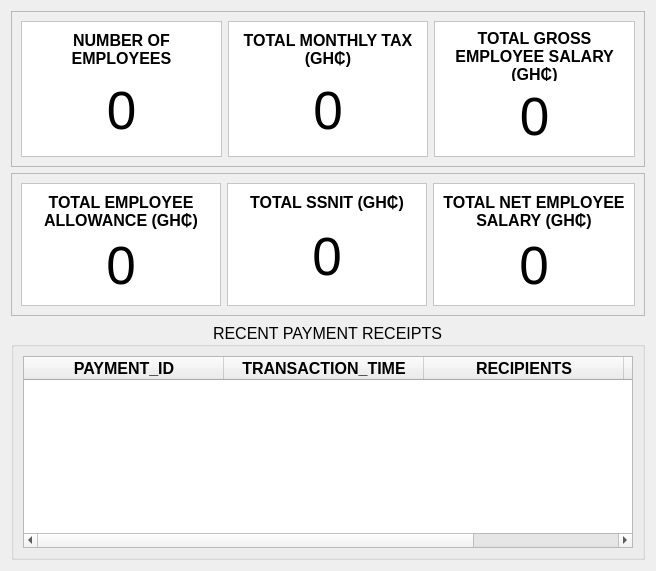
      <widget class="QWidget" name="dashboard_page">
       <layout class="QVBoxLayout" name="verticalLayout_18">
        <item>
         <widget class="QFrame" name="frame">
          <property name="maximumSize">
           <size>
            <width>16777215</width>
            <height>200</height>
           </size>
          </property>
          <property name="frameShape">
           <enum>QFrame::StyledPanel</enum>
          </property>
          <property name="frameShadow">
           <enum>QFrame::Raised</enum>
          </property>
          <layout class="QGridLayout" name="gridLayout_12">
           <item row="0" column="2">
            <widget class="QFrame" name="frame_4">
             <property name="minimumSize">
              <size>
               <width>200</width>
               <height>0</height>
              </size>
             </property>
             <property name="maximumSize">
              <size>
               <width>16777215</width>
               <height>16777215</height>
              </size>
             </property>
             <property name="styleSheet">
              <string notr="true">background-color: rgb(255, 255, 255);</string>
             </property>
             <property name="frameShape">
              <enum>QFrame::StyledPanel</enum>
             </property>
             <property name="frameShadow">
              <enum>QFrame::Sunken</enum>
             </property>
             <layout class="QVBoxLayout" name="verticalLayout_10">
              <item>
               <widget class="QLabel" name="label_7">
                <property name="maximumSize">
                 <size>
                  <width>16777215</width>
                  <height>50</height>
                 </size>
                </property>
                <property name="font">
                 <font>
                  <pointsize>12</pointsize>
                  <weight>75</weight>
                  <bold>true</bold>
                 </font>
                </property>
                <property name="text">
                 <string>TOTAL GROSS EMPLOYEE SALARY (GH₵)</string>
                </property>
                <property name="alignment">
                 <set>Qt::AlignCenter</set>
                </property>
                <property name="wordWrap">
                 <bool>true</bool>
                </property>
               </widget>
              </item>
              <item>
               <widget class="QLabel" name="dashboard_total_gross_salary_label">
                <property name="sizePolicy">
                 <sizepolicy hsizetype="Preferred" vsizetype="Expanding">
                  <horstretch>0</horstretch>
                  <verstretch>0</verstretch>
                 </sizepolicy>
                </property>
                <property name="font">
                 <font>
                  <pointsize>40</pointsize>
                 </font>
                </property>
                <property name="text">
                 <string>0</string>
                </property>
                <property name="alignment">
                 <set>Qt::AlignCenter</set>
                </property>
               </widget>
              </item>
             </layout>
            </widget>
           </item>
           <item row="0" column="0">
            <widget class="QFrame" name="frame_2">
             <property name="minimumSize">
              <size>
               <width>200</width>
               <height>0</height>
              </size>
             </property>
             <property name="styleSheet">
              <string notr="true">background-color: rgb(255, 255, 255);</string>
             </property>
             <property name="frameShape">
              <enum>QFrame::StyledPanel</enum>
             </property>
             <property name="frameShadow">
              <enum>QFrame::Sunken</enum>
             </property>
             <layout class="QVBoxLayout" name="verticalLayout_2">
              <item>
               <widget class="QLabel" name="label_5">
                <property name="maximumSize">
                 <size>
                  <width>16777215</width>
                  <height>50</height>
                 </size>
                </property>
                <property name="font">
                 <font>
                  <pointsize>12</pointsize>
                  <weight>75</weight>
                  <bold>true</bold>
                 </font>
                </property>
                <property name="text">
                 <string>NUMBER OF EMPLOYEES</string>
                </property>
                <property name="alignment">
                 <set>Qt::AlignCenter</set>
                </property>
                <property name="wordWrap">
                 <bool>true</bool>
                </property>
               </widget>
              </item>
              <item>
               <widget class="QLabel" name="dashboard_num_of_employees_label">
                <property name="sizePolicy">
                 <sizepolicy hsizetype="Preferred" vsizetype="Expanding">
                  <horstretch>0</horstretch>
                  <verstretch>0</verstretch>
                 </sizepolicy>
                </property>
                <property name="font">
                 <font>
                  <pointsize>40</pointsize>
                 </font>
                </property>
                <property name="text">
                 <string>0</string>
                </property>
                <property name="alignment">
                 <set>Qt::AlignCenter</set>
                </property>
               </widget>
              </item>
             </layout>
            </widget>
           </item>
           <item row="0" column="1">
            <widget class="QFrame" name="frame_3">
             <property name="minimumSize">
              <size>
               <width>200</width>
               <height>0</height>
              </size>
             </property>
             <property name="styleSheet">
              <string notr="true">background-color: rgb(255, 255, 255);</string>
             </property>
             <property name="frameShape">
              <enum>QFrame::StyledPanel</enum>
             </property>
             <property name="frameShadow">
              <enum>QFrame::Sunken</enum>
             </property>
             <layout class="QVBoxLayout" name="verticalLayout_9">
              <item>
               <widget class="QLabel" name="label_6">
                <property name="maximumSize">
                 <size>
                  <width>16777215</width>
                  <height>50</height>
                 </size>
                </property>
                <property name="font">
                 <font>
                  <pointsize>12</pointsize>
                  <weight>75</weight>
                  <bold>true</bold>
                 </font>
                </property>
                <property name="text">
                 <string>TOTAL MONTHLY TAX (GH₵)</string>
                </property>
                <property name="alignment">
                 <set>Qt::AlignCenter</set>
                </property>
                <property name="wordWrap">
                 <bool>true</bool>
                </property>
               </widget>
              </item>
              <item>
               <widget class="QLabel" name="dashboard_total_monthly_tax_label">
                <property name="sizePolicy">
                 <sizepolicy hsizetype="Preferred" vsizetype="Expanding">
                  <horstretch>0</horstretch>
                  <verstretch>0</verstretch>
                 </sizepolicy>
                </property>
                <property name="font">
                 <font>
                  <pointsize>40</pointsize>
                 </font>
                </property>
                <property name="text">
                 <string>0</string>
                </property>
                <property name="alignment">
                 <set>Qt::AlignCenter</set>
                </property>
               </widget>
              </item>
             </layout>
            </widget>
           </item>
          </layout>
         </widget>
        </item>
        <item>
         <widget class="QFrame" name="frame_5">
          <property name="maximumSize">
           <size>
            <width>16777215</width>
            <height>200</height>
           </size>
          </property>
          <property name="frameShape">
           <enum>QFrame::StyledPanel</enum>
          </property>
          <property name="frameShadow">
           <enum>QFrame::Raised</enum>
          </property>
          <layout class="QGridLayout" name="gridLayout_13">
           <item row="0" column="2">
            <widget class="QFrame" name="frame_9">
             <property name="minimumSize">
              <size>
               <width>200</width>
               <height>0</height>
              </size>
             </property>
             <property name="maximumSize">
              <size>
               <width>16777215</width>
               <height>16777215</height>
              </size>
             </property>
             <property name="styleSheet">
              <string notr="true">background-color: rgb(255, 255, 255);</string>
             </property>
             <property name="frameShape">
              <enum>QFrame::StyledPanel</enum>
             </property>
             <property name="frameShadow">
              <enum>QFrame::Sunken</enum>
             </property>
             <layout class="QVBoxLayout" name="verticalLayout_15">
              <item>
               <widget class="QLabel" name="label_11">
                <property name="maximumSize">
                 <size>
                  <width>16777215</width>
                  <height>50</height>
                 </size>
                </property>
                <property name="font">
                 <font>
                  <pointsize>12</pointsize>
                  <weight>75</weight>
                  <bold>true</bold>
                 </font>
                </property>
                <property name="text">
                 <string>TOTAL NET EMPLOYEE SALARY (GH₵)</string>
                </property>
                <property name="alignment">
                 <set>Qt::AlignCenter</set>
                </property>
                <property name="wordWrap">
                 <bool>true</bool>
                </property>
               </widget>
              </item>
              <item>
               <widget class="QLabel" name="dashboard_total_net_salary_label">
                <property name="sizePolicy">
                 <sizepolicy hsizetype="Preferred" vsizetype="Expanding">
                  <horstretch>0</horstretch>
                  <verstretch>0</verstretch>
                 </sizepolicy>
                </property>
                <property name="font">
                 <font>
                  <pointsize>40</pointsize>
                 </font>
                </property>
                <property name="text">
                 <string>0</string>
                </property>
                <property name="alignment">
                 <set>Qt::AlignCenter</set>
                </property>
               </widget>
              </item>
             </layout>
            </widget>
           </item>
           <item row="0" column="0">
            <widget class="QFrame" name="frame_10">
             <property name="minimumSize">
              <size>
               <width>200</width>
               <height>0</height>
              </size>
             </property>
             <property name="styleSheet">
              <string notr="true">background-color: rgb(255, 255, 255);</string>
             </property>
             <property name="frameShape">
              <enum>QFrame::StyledPanel</enum>
             </property>
             <property name="frameShadow">
              <enum>QFrame::Sunken</enum>
             </property>
             <layout class="QVBoxLayout" name="verticalLayout_16">
              <item>
               <widget class="QLabel" name="label_12">
                <property name="maximumSize">
                 <size>
                  <width>16777215</width>
                  <height>50</height>
                 </size>
                </property>
                <property name="font">
                 <font>
                  <pointsize>12</pointsize>
                  <weight>75</weight>
                  <bold>true</bold>
                 </font>
                </property>
                <property name="text">
                 <string>TOTAL EMPLOYEE ALLOWANCE (GH₵)</string>
                </property>
                <property name="alignment">
                 <set>Qt::AlignCenter</set>
                </property>
                <property name="wordWrap">
                 <bool>true</bool>
                </property>
               </widget>
              </item>
              <item>
               <widget class="QLabel" name="dashboard_total_allowance_label">
                <property name="sizePolicy">
                 <sizepolicy hsizetype="Preferred" vsizetype="Expanding">
                  <horstretch>0</horstretch>
                  <verstretch>0</verstretch>
                 </sizepolicy>
                </property>
                <property name="font">
                 <font>
                  <pointsize>40</pointsize>
                 </font>
                </property>
                <property name="text">
                 <string>0</string>
                </property>
                <property name="alignment">
                 <set>Qt::AlignCenter</set>
                </property>
               </widget>
              </item>
             </layout>
            </widget>
           </item>
           <item row="0" column="1">
            <widget class="QFrame" name="frame_11">
             <property name="minimumSize">
              <size>
               <width>200</width>
               <height>0</height>
              </size>
             </property>
             <property name="styleSheet">
              <string notr="true">background-color: rgb(255, 255, 255);</string>
             </property>
             <property name="frameShape">
              <enum>QFrame::StyledPanel</enum>
             </property>
             <property name="frameShadow">
              <enum>QFrame::Sunken</enum>
             </property>
             <layout class="QVBoxLayout" name="verticalLayout_17">
              <item>
               <widget class="QLabel" name="label_13">
                <property name="maximumSize">
                 <size>
                  <width>16777215</width>
                  <height>50</height>
                 </size>
                </property>
                <property name="font">
                 <font>
                  <pointsize>12</pointsize>
                  <weight>75</weight>
                  <bold>true</bold>
                 </font>
                </property>
                <property name="text">
                 <string>TOTAL SSNIT (GH₵)</string>
                </property>
                <property name="alignment">
                 <set>Qt::AlignCenter</set>
                </property>
                <property name="wordWrap">
                 <bool>true</bool>
                </property>
               </widget>
              </item>
              <item>
               <widget class="QLabel" name="dashboard_total_ssnit_label">
                <property name="sizePolicy">
                 <sizepolicy hsizetype="Preferred" vsizetype="Expanding">
                  <horstretch>0</horstretch>
                  <verstretch>0</verstretch>
                 </sizepolicy>
                </property>
                <property name="font">
                 <font>
                  <pointsize>40</pointsize>
                 </font>
                </property>
                <property name="text">
                 <string>0</string>
                </property>
                <property name="alignment">
                 <set>Qt::AlignCenter</set>
                </property>
               </widget>
              </item>
             </layout>
            </widget>
           </item>
          </layout>
         </widget>
        </item>
        <item>
         <widget class="QGroupBox" name="groupBox_6">
          <property name="font">
           <font>
            <pointsize>12</pointsize>
           </font>
          </property>
          <property name="title">
           <string>RECENT PAYMENT RECEIPTS</string>
          </property>
          <property name="alignment">
           <set>Qt::AlignCenter</set>
          </property>
          <property name="flat">
           <bool>true</bool>
          </property>
          <layout class="QVBoxLayout" name="verticalLayout_11">
           <item>
            <widget class="QTableWidget" name="dashboard_recent_payment_receipts_tablewidget">
             <property name="font">
              <font>
               <pointsize>12</pointsize>
              </font>
             </property>
             <property name="alternatingRowColors">
              <bool>true</bool>
             </property>
             <attribute name="horizontalHeaderMinimumSectionSize">
              <number>200</number>
             </attribute>
             <attribute name="horizontalHeaderStretchLastSection">
              <bool>true</bool>
             </attribute>
             <column>
              <property name="text">
               <string>PAYMENT_ID</string>
              </property>
              <property name="font">
               <font>
                <pointsize>12</pointsize>
                <weight>75</weight>
                <bold>true</bold>
               </font>
              </property>
              <property name="textAlignment">
               <set>AlignCenter</set>
              </property>
             </column>
             <column>
              <property name="text">
               <string>TRANSACTION_TIME</string>
              </property>
              <property name="font">
               <font>
                <pointsize>12</pointsize>
                <weight>75</weight>
                <bold>true</bold>
               </font>
              </property>
              <property name="textAlignment">
               <set>AlignCenter</set>
              </property>
             </column>
             <column>
              <property name="text">
               <string>RECIPIENTS</string>
              </property>
              <property name="font">
               <font>
                <pointsize>12</pointsize>
                <weight>75</weight>
                <bold>true</bold>
               </font>
              </property>
              <property name="textAlignment">
               <set>AlignCenter</set>
              </property>
             </column>
             <column>
              <property name="text">
               <string>TOTAL_AMOUNT (GH₵)</string>
              </property>
              <property name="font">
               <font>
                <pointsize>12</pointsize>
                <weight>75</weight>
                <bold>true</bold>
               </font>
              </property>
              <property name="textAlignment">
               <set>AlignCenter</set>
              </property>
             </column>
            </widget>
           </item>
          </layout>
         </widget>
        </item>
       </layout>
      </widget>
